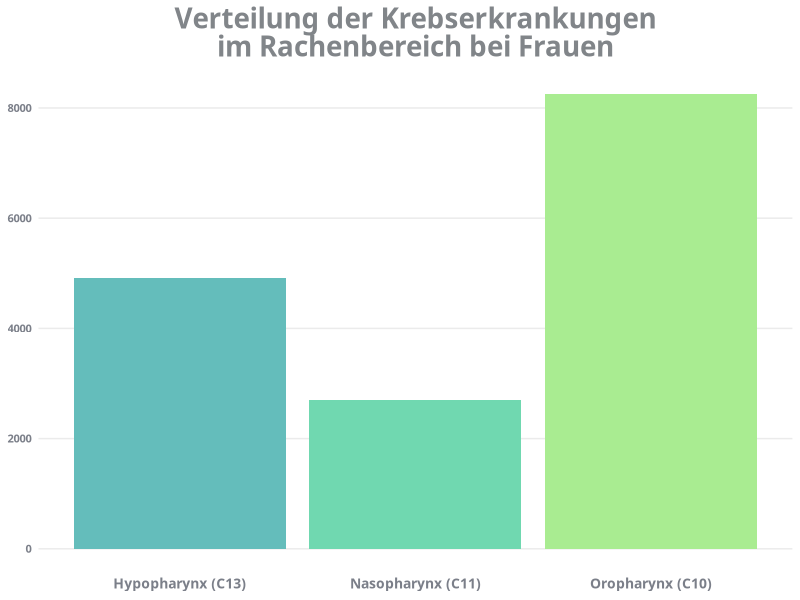
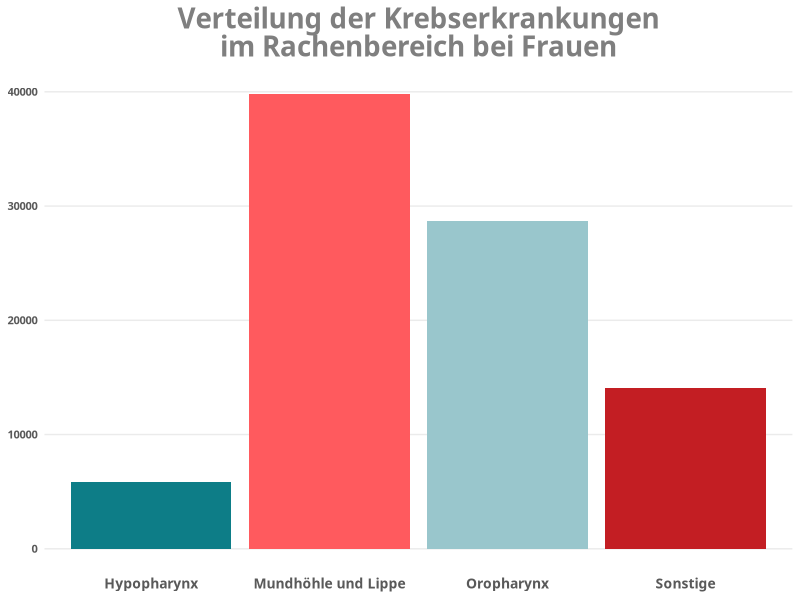
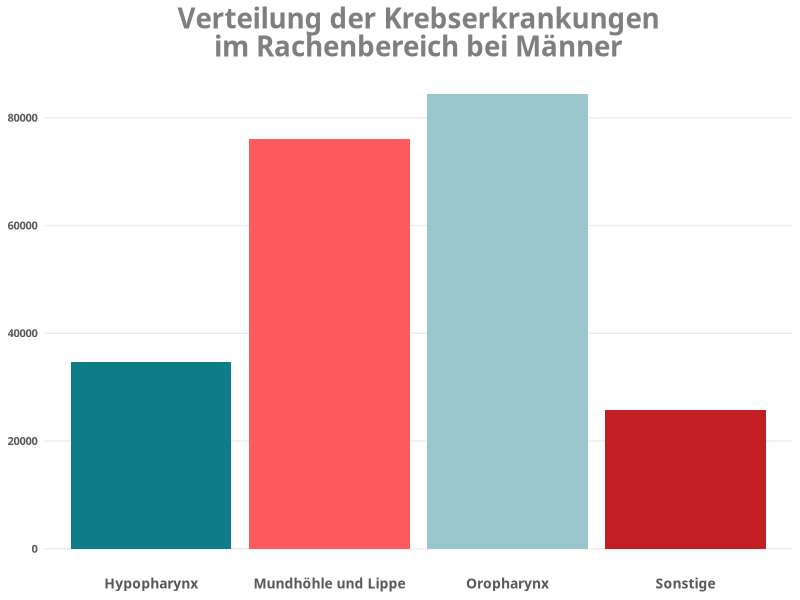

Write the R code that produced these figures, in order.
## ---- chunk 1
#| fig-height: 4
#| fig-align: center
#| echo: false
#| label: fig-plot-verteilung
#| fig-cap: "Inzidenz, Fallzahlen in Deutschland 1999-2022 [@ZentrumfurKrebsregisterdatenimRobertKoch-Institut2024] "


# Required Libraries
library(ggplot2)
library(dplyr)
library(scales) # For percentage formatting
library(ggtext) # For element_markdown in themes
library(tidyr) # For data transformation
library(dplyr)

# Read the CSV file
data <- read.csv( "Daten/HNO.csv" , sep = ";", header = TRUE)

data <- data %>% select(-X)

# Pivot to long format
long_data <- pivot_longer(data, cols = weiblich:männlich, names_to = "Gender", values_to = "Value")

# Calculate proportions for each gender group
long_data <- long_data %>%
  group_by(Gender) %>%
  mutate(Total = sum(Value), Proportion = Value / Total) %>%
  ungroup()


weiblich_data <- long_data %>%
  filter(Gender == "weiblich")%>%
 filter(Diagnose %in% c("Oropharynx (C10)", "Nasopharynx (C11)", "Hypopharynx (C13)"))

  
  library(ggplot2)
  library(ggtext)
  
color_palette_Frauen <- c("#64BDBB", "#70D8B0", "#A9EC91" )
# Create the bar chart
ggplot(
  weiblich_data, 
  aes(
    x = Diagnose, 
    y = Value, 
    fill = Diagnose
    )) +
  geom_bar(
    stat = "identity", 
    show.legend = FALSE
    ) +  
  scale_fill_manual(values = color_palette_Frauen) +  
  theme_minimal() +  
  labs(
    title = "<p><span style='color:#818589'>Verteilung der Krebserkrankungen<br> im Rachenbereich bei Frauen</span></p>",
  ) +
  theme(
    plot.title = element_markdown(hjust = 0.5, family = "Ubuntu", size = 20, face = "bold"),
    plot.caption = element_markdown(hjust = 0.5, size = 10),
    # panel.grid.major.y = element_blank(),
    panel.grid.minor.y = element_blank(),
    panel.grid.major.x = element_blank(),
    panel.grid.minor.x = element_blank(),
    axis.text.x = element_text(
      #angle = 45, 
      hjust = 0.5,
      family = "Ubuntu", 
      face = "bold", 
      color = "#7B7F89", 
      size = 10
      ),  # Rotate x labels if they overlap
    axis.title.x = element_blank(),  # Remove x axis title
    axis.title.y = element_blank(),  # Remove y axis title
    #axis.text.y = element_blank(),  # Remove y axis text
    axis.text.y = element_text(family = "Ubuntu", face = "bold", color = "#7B7F89", size = 8),  
    axis.ticks = element_blank()  # Remove axis ticks
  )

  
## ---- chunk 2
#| fig-height: 4
#| fig-align: center
#| echo: false
#| label: fig-plot-Inzidenz
#| layout-ncol: 2
#| fig-cap: "Inzidenz, Fallzahlen in Deutschland 1999-2022 [@ZentrumfurKrebsregisterdatenimRobertKoch-Institut2024] "


# Required Libraries
library(ggplot2)
library(dplyr)
library(scales) # For percentage formatting
library(ggtext) # For element_markdown in themes
library(tidyr) # For data transformation
library(dplyr)

color_palette <- c("#0d7d87","#ff5a5e",  "#99c6cc", "#c31e23" )

# Read the CSV file
data <- read.csv( "Daten/InzidenzHNO.csv" , sep = ";", header = TRUE)

data <- data %>% 
  select(-X)%>%
  mutate(
    Diagnose_Gruppe = case_when(
    
    Diagnose %in% c(
      "Lippe (C00)",
      "sonstg/nnbez Teile d Zunge (C02)",
      "Zahnfleisch (C03)",
      "Mundboden (C04)",
      "sonstg/nnbez Teile d Mundes (C06)"
      ) ~ "Mundhöhle und Lippe" ,
    
    Diagnose %in% c(
      "Zungengrund (C01)",
      "Gaumen (C05)",
      "Tonsille (C09)",
      "Oropharynx (C10)"
    ) ~ "Oropharynx",

    Diagnose %in% c(
      "Recessus piriformis (C12)",
      "Hypopharynx (C13)"
    ) ~ "Hypopharynx",
    
    TRUE ~ "Sonstige",  # Default für andere
    
  ))

  
  
  


# Create the bar chart
data %>% 
  select(-männlich)%>%
  ggplot(

  aes(
    x = Diagnose_Gruppe, 
    y = weiblich, 
    fill = Diagnose_Gruppe
    )) +
  geom_bar(
    stat = "identity", 
    show.legend = FALSE
    ) +  
  scale_fill_manual(values = color_palette) +  
  theme_minimal() +  
  labs(
    title = "<p><span style='color:#7f7f7f'>Verteilung der Krebserkrankungen<br> im Rachenbereich bei Frauen</span></p>",
  ) +
  theme(
    plot.title = element_markdown(hjust = 0.5, family = "Ubuntu", size = 20, face = "bold"),
    plot.caption = element_markdown(hjust = 0.5, size = 10),
    # panel.grid.major.y = element_blank(),
    panel.grid.minor.y = element_blank(),
    panel.grid.major.x = element_blank(),
    panel.grid.minor.x = element_blank(),
    axis.text.x = element_text(
      #angle = 45, 
      hjust = 0.5,
      family = "Ubuntu", 
      face = "bold", 
      color = "#595959", 
      size = 10
      ),  # Rotate x labels if they overlap
    axis.title.x = element_blank(),  # Remove x axis title
    axis.title.y = element_blank(),  # Remove y axis title
    #axis.text.y = element_blank(),  # Remove y axis text
    axis.text.y = element_text(family = "Ubuntu", face = "bold", color = "#595959", size = 8),  
    axis.ticks = element_blank()  # Remove axis ticks
  )


# Create the bar chart
data %>% 
  select(-weiblich)%>%
  ggplot(

  aes(
    x = Diagnose_Gruppe, 
    y = männlich, 
    fill = Diagnose_Gruppe
    )) +
  geom_bar(
    stat = "identity", 
    show.legend = FALSE
    ) +  
  scale_fill_manual(values = color_palette) +  
  theme_minimal() +  
  labs(
    title = "<p><span style='color:#7f7f7f'>Verteilung der Krebserkrankungen<br> im Rachenbereich bei Männer</span></p>",
  ) +
  theme(
    plot.title = element_markdown(hjust = 0.5, family = "Ubuntu", size = 20, face = "bold"),
    plot.caption = element_markdown(hjust = 0.5, size = 10),
    # panel.grid.major.y = element_blank(),
    panel.grid.minor.y = element_blank(),
    panel.grid.major.x = element_blank(),
    panel.grid.minor.x = element_blank(),
    axis.text.x = element_text(
      #angle = 45, 
      hjust = 0.5,
      family = "Ubuntu", 
      face = "bold", 
      color = "#595959", 
      size = 10
      ),  # Rotate x labels if they overlap
    axis.title.x = element_blank(),  # Remove x axis title
    axis.title.y = element_blank(),  # Remove y axis title
    #axis.text.y = element_blank(),  # Remove y axis text
    axis.text.y = element_text(family = "Ubuntu", face = "bold", color = "#595959", size = 8),  
    axis.ticks = element_blank()  # Remove axis ticks
  )
  
